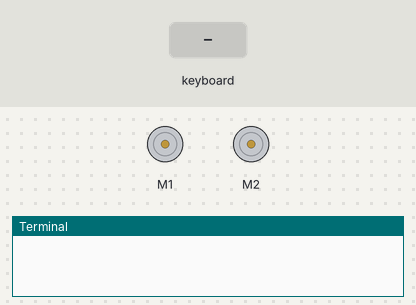
A program run on a simulated Raspberry Pi (BCM pin numbers). On the bench: 2 × DC motor (green arrow = forward, orange = backward, longer = faster), the last lines printed to the terminal. The inputs (shaded band) are chosen by the test bench. Motors are numbered in the order the program creates them (left before right in a Robot).

Above: at 1.2 s.
1.3 s: key up typed on the keyboard
At 1.37 s:
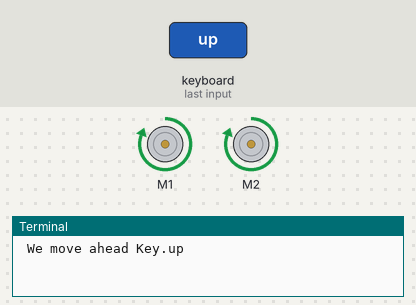
2.9 s: key down typed on the keyboard
At 2.97 s:
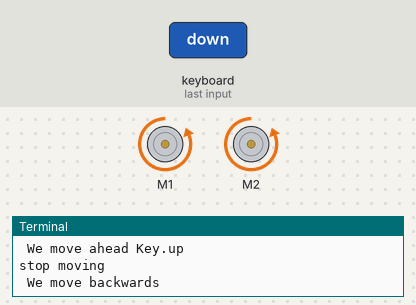
4.5 s: key left typed on the keyboard
At 4.57 s:
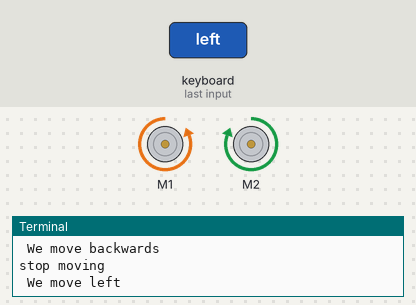
6.1 s: key right typed on the keyboard
At 6.17 s:
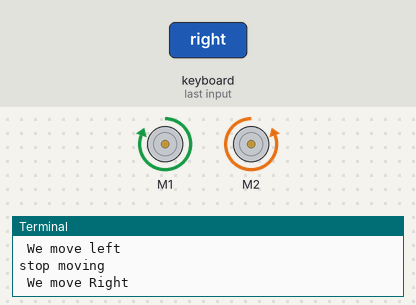
Timing chart, 0 to 8.7 s (numbered marks = the images above; inputs shaded):
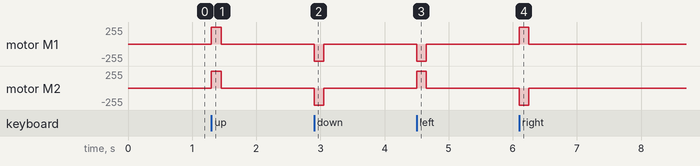

The program:

robot.py
```python
from time import sleep
from gpiozero import CamJamKitRobot
from pynput.keyboard import Listener
from pynput.keyboard import Key
from pynput import keyboard

robot = CamJamKitRobot()

leftMotorSpeed = 1
rightMotorSpeed = 1


motorFWD = (leftMotorSpeed, rightMotorSpeed)
motorBCK = (-leftMotorSpeed, -rightMotorSpeed)
motorLFT = (-leftMotorSpeed, rightMotorSpeed)
motorRGT = (leftMotorSpeed, -rightMotorSpeed)

def on_press(key):
	if key == Key.up:
		robot.value = motorFWD
		print(" We move ahead " + str(key))
	elif key == Key.down:
		robot.value = motorBCK
		print(" We move backwards")
	elif key == Key.left:
		robot.value = motorLFT
		print(" We move left")
	elif key == Key.right:
		robot.value = motorRGT
		print(" We move Right")


def on_release(Key):
	robot.stop()
	print("stop moving")

with Listener(on_press=on_press, on_release=on_release) as listener:
	listener.join()


#robot.value = motorFWD


#listener = Keyboard.Listener(on_press=on_press)
#listener.start()
#listener.join()
```

Measured:
- after the input at 1.3 s, motor M1, motor M2: stopped → forward 255/255 at once, → stopped 0.15 s later
- after the input at 2.9 s, motor M1, motor M2: stopped → backward 255/255 at once, → stopped 0.15 s later
- after the input at 4.5 s, motor M1: stopped → backward 255/255 at once, → stopped 0.15 s later; motor M2: stopped → forward 255/255 at once, → stopped 0.15 s later
- after the input at 6.1 s, motor M1: stopped → forward 255/255 at once, → stopped 0.15 s later; motor M2: stopped → backward 255/255 at once, → stopped 0.15 s later
